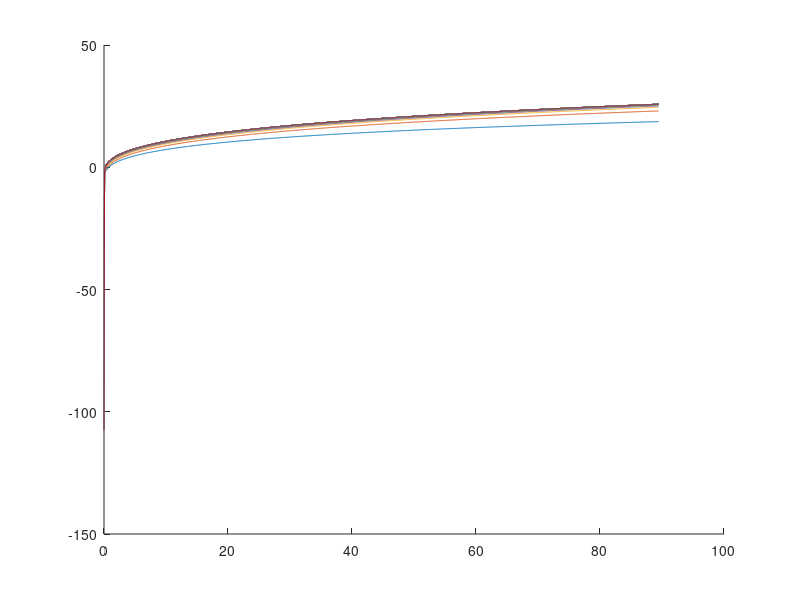

Write the MATLAB code that produced this figure.
% Neoclassical Growth Model
% Seho Jeong, Sogang University
% September 2025

% References
% Chris Edmond. 2019. Lecture Slides on Macroeconomics (PhD core). https://www.chrisedmond.net/phd2019.html

clear all; clc

% Model parameters
alpha = 1/3;        % capital's share in production function
beta  = 0.95;       % time discount factor
delta = 0.05;       % depreciation rate
sigma = 1;          % CRRA (=1/IES)
rho   = (1/beta)-1; % implied rate of time preference

kstar = (alpha / (rho + delta))^(1/(1-alpha)); % steady state
kbar  = (1/delta)^(1/(1-alpha));

% Numerical parameters
max_iter = 500;   % maximum number of iterations
tol      = 1e-7;  % treat numbers smaller than this as zero
penalty  = 10^16; % for penalizing constraint violations

% Set up the grid of capital stocks.
knum = 1001; % number of nodes for k grid
kmin = tol;  % effectively zero
kmax = kbar; % effective upper bound on k grid

kgrid = linspace(kmin, kmax, knum); % linearly spaced

% Return function
c = zeros(knum, knum);
for j=1:knum,
    c(:, j) = (kgrid.^alpha) + (1 - delta)*kgrid - kgrid(j);    
end

% Penalize violations of feasibility constraints.
violations = (c <= 0);
c = c .* (c >= 0) + eps;

if sigma == 1,
    u = log(c) - penalty * violations;
else
    u = (1 / (1 - sigma)) * (c.^(1 - sigma) - 1) - penalty * violations;
end

% Solve Bellman equation by value function iteration.

% Initial guess
V = zeros(knum, 1);

hold on
% Iterate on Bellman operator
for iter=1:max_iter,
    % RHS of Bellman equation
    RHS = u + beta * kron(ones(knum, 1), V');

    % Maximize over this to get Tv.
    [TV, argmax] = max(RHS, [], 2);

    % Policy that attains the maximum
    g = kgrid(argmax);

    % Check if converged.
    error = norm(TV - V, inf);
    fprintf('%4i %6.2e \n', [iter, error]);
    if error < tol, break, end;

    V = TV;
    if rem(iter, 10)==0
        plot(kgrid, V)
    end
end

plot(kgrid, V)
hold off


% plot(kgrid, g)